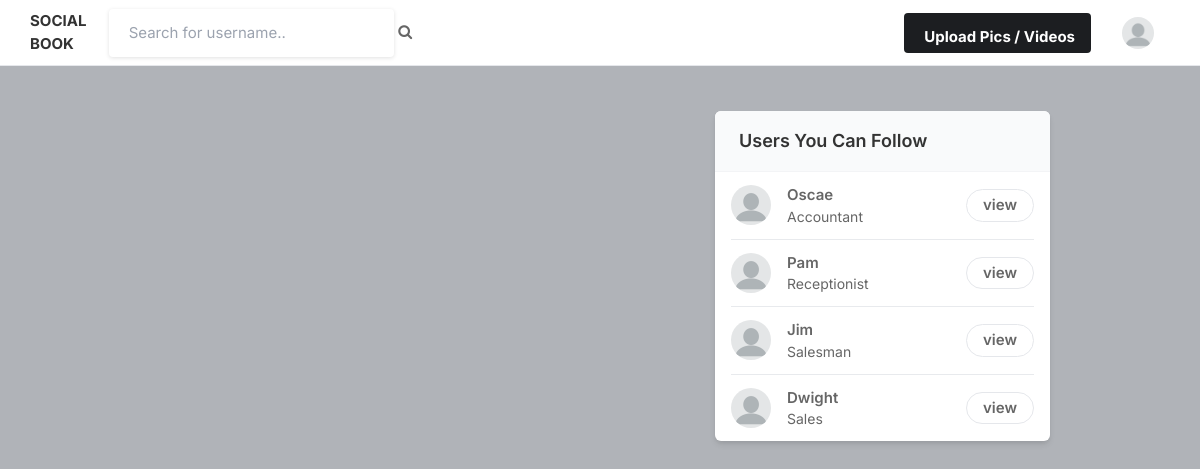
/ (signed in), run on the app's committed database.
### App/models.py (models this page shows, shortened)
class Profile(models.Model):
    user = models.ForeignKey(User, on_delete=models.CASCADE)
    id_user = models.IntegerField()
    bio = models.TextField(blank=True)
    profileimg = models.ImageField(
        upload_to="profile_images", default="blank-profile-picture.png"
    )
    location = models.CharField(max_length=100, blank=True)

### App/views.py (the view)
# urls.py: path("", views.index, name="index"),
@login_required(login_url="signin")
def index(request):
    user_object = User.objects.get(username=request.user.username)
    user_profile = Profile.objects.get(user=user_object)
    user_following_list = []
    feed = []
    user_following = Followers.objects.filter(follower=request.user.username)
    for user in user_following:
        user_following_list.append(user)
    for username in user_following_list:
        feed_list = Post.objects.filter(user=username)
        feed.append(feed_list)
    feeds = list(chain(*feed))
    all_users = User.objects.all()
    user_following_all = []
    for user in user_following:
        user_list = User.objects.get(username=user.user)
        user_following_all.append(user_list)
    new_suggestions_list = [
        x for x in list(all_users) if (x not in list(user_following_all))
    ]
    current_user = User.objects.filter(username=request.user.username)
    final_suggestions_list = [
        x for x in list(new_suggestions_list) if (x not in list(current_user))
    ]
    random.shuffle(final_suggestions_list)
    username_profile = []
    username_profile_list = []
    for users in final_suggestions_list:
        username_profile.append(users.id)
    for ids in username_profile:
        profile_lists = Profile.objects.filter(id_user=ids)
        username_profile_list.append(profile_lists)
    suggestions_username_profile_list = list(chain(*username_profile_list))
    return render(
        request,
        "index.html",
        {
            "user_profile": user_profile,
            "posts": feeds,
            "suggestions_username_profile_list": suggestions_username_profile_list,
        },
    )

### templates/index.html (shortened to what this page needs)
{% load static %}
<!DOCTYPE html>
<html lang="en">
<head>
    <link rel="stylesheet" href="{% static 'assets/css/icons.css' %}">
    <link rel="stylesheet" href="{% static 'assets/css/uikit.css' %}">
    <link rel="stylesheet" href="{% static 'assets/css/style.css' %}">
    <link rel="stylesheet" href="{% static 'assets/css/tailwind.css' %}">
     <link rel="stylesheet" href="https://cdnjs.cloudflare.com/ajax/libs/font-awesome/4.7.0/css/font-awesome.min.css">
</head>
<body>
            <header>
                <div class="header_inner">
                    <form action="/search" method="POST">
                    <div class="left-side">
                            <a href="/">
                                <b><h1 style="text-transform: uppercase;">Social Book</h1></b>
                            </a>
                            <input type="text" name="username" placeholder="Search for username..">&nbsp
                            <button type="submit"><i class="fa fa-search fa-1x"></i></button>
                    </div>
                    </form>
                    <div class="right-side lg:pr-4">
                        <a href="#"
                            class="bg-pink-500 flex font-bold hidden hover:bg-pink-600 hover:text-white inline-block items-center lg:block max-h-10 mr-4 px-4 py-2 rounded shado text-white">
                              Upload Pics / Videos
                        </a>
                        <a href="#">
                            <img src="{{user_profile.profileimg.url}}" class="header-avatar" alt="">
                        </a>
                    </div>
                </div>
            </header>
            <div class="container m-auto">
                <div class="lg:flex justify-center lg:space-x-10 lg:space-y-0 space-y-5">
                    <div class="space-y-5 flex-shrink-0 lg:w-7/12">
                    </div>
                    <div class="lg:w-5/12">
                        <div class="bg-white  shadow-md rounded-md overflow-hidden">
                            <div class="bg-gray-50  border-b border-gray-100 flex items-baseline justify-between py-4 px-6 ">
                                <h2 class="font-semibold text-lg">Users You Can Follow</h2>
                            </div>
                            <div class="divide-gray-300 divide-gray-50 divide-opacity-50 divide-y px-4 ">
                                {% for suggestion in suggestions_username_profile_list %}
                                <div class="flex items-center justify-between py-3">
                                    <div class="flex flex-1 items-center space-x-4">
                                        <a href="/profile/{{suggestion.user}}">
                                            <img src="{{suggestion.profileimg.url}}" class="bg-gray-200 rounded-full w-10 h-10">
                                        </a>
                                        <div class="flex flex-col">
                                            <span class="block capitalize font-semibold"> {{suggestion.user}} </span>
                                            <span class="block capitalize text-sm"> {{suggestion.bio}} </span>
                                        </div>
                                    </div>
                                    <a href="/profile/{{suggestion.user}}" class="border border-gray-200 font-semibold px-4 py-1 rounded-full hover:bg-pink-600 hover:text-white hover:border-pink-600 "> view </a>
                                </div>
                                {% endfor %}
                            </div>
                        </div>
                    </div>
                </div>
            </div>
</body>
</html>

### static/assets/css/style.css (style rules this page uses)
body { background-color: #B0B3B8!important; }
button { vertical-align: middle; }
input { height: 48px; line-height: 48px; padding: 0 20px; outline: none; font-size: 15px; color: #808080; max-width: 100%; width: 100%; -webkit-box-sizing: border-box; box-sizing: border-box; display: block; font-weight: 400; opacity: 1; border-radius: 4px; border: none; -webkit-box-shadow: 0 1px 4px 0px rgba(0, 0, 0, 0.12); box-shadow: 0 1px 4px 0px rgba(0, 0, 0, 0.12); }
input[type="text"], input[type="password"], input[type="email"], input[type="number"] { height: 48px; line-height: 48px; padding: 0 20px; outline: none; font-size: 15px; color: #808080; max-width: 100%; width: 100%; -webkit-box-sizing: border-box; box-sizing: border-box; display: block; font-weight: 400; opacity: 1; border-radius: 4px; border: none; -webkit-box-shadow: 0 1px 4px 0px rgba(0, 0, 0, 0.12); box-shadow: 0 1px 4px 0px rgba(0, 0, 0, 0.12); }
input { -webkit-transition: all 0.1s ease-in-out; transition: all 0.1s ease-in-out; }
::placeholder { color: #808080; opacity: 1; }
button { border: none; margin: 0; padding: 0; width: auto; overflow: visible; background: transparent; color: inherit; font: inherit; line-height: normal; cursor: pointer; }
a { color: #be185d; -webkit-transition: 0.3s; transition: 0.3s; outline: none !important; }
button { outline: none !important; }
img { max-width: 100%; }
body { color: #666; font-size: 15px; line-height: 27px; background-color: #f0f2f5; font-family: "Inter", sans-serif; text-transform: none; }
h1, h2, h3, h4, h5, h6 { font-family: "Inter", sans-serif; text-transform: none; }
input[type="text"], input[type="password"], input[type="email"] { font-family: "Inter", sans-serif; text-transform: none; }
button, body .pac-container { font-family: "Inter", sans-serif; text-transform: none; }
h1, h2, h3, h4, h5, h6 { color: #333; font-weight: 500; margin: 0; padding: 0; }
h1 { font-size: 32px; }
h2 { font-size: 26px; }
b, strong { font-weight: 700 !important; }
@media (min-width: 1024px) { .container { max-width: 900px !important; padding-top: 45px; } }
header { background-color: #fff; left: 0; right: 0; top: 0; z-index: 99; height: 66px; display: -webkit-box; display: -ms-flexbox; display: flex; -webkit-box-align: center; -ms-flex-align: center; align-items: center; border-bottom: 1px solid #e5e7eb; }
header .header_inner { display: -webkit-box; display: -ms-flexbox; display: flex; -webkit-box-align: center; -ms-flex-align: center; align-items: center; max-width: 1090px; margin: auto; width: 100%; max-width: 100% !important; padding: 0 30px; }
header .header_inner .left-side { display: -webkit-box; display: -ms-flexbox; display: flex; -webkit-box-align: center; -ms-flex-align: center; align-items: center; }
header .header_inner .right-side { display: -webkit-box; display: -ms-flexbox; display: flex; -webkit-box-align: center; -ms-flex-align: center; align-items: center; -webkit-box-pack: end; -ms-flex-pack: end; justify-content: flex-end; margin-left: auto; }
header .header_inner .right-side .header-avatar { width: 32px; height: 32px; border-radius: 100%; margin-left: 15px; }

### data on the page
Profile: profileimg (placeholder picture)
Profile: profileimg (placeholder picture), user "Oscae", bio "Accountant"
Profile: profileimg (placeholder picture), user "Pam", bio "Receptionist"
Profile: profileimg (placeholder picture), user "Jim", bio "Salesman"
Profile: profileimg (placeholder picture), user "Dwight", bio "Sales"
